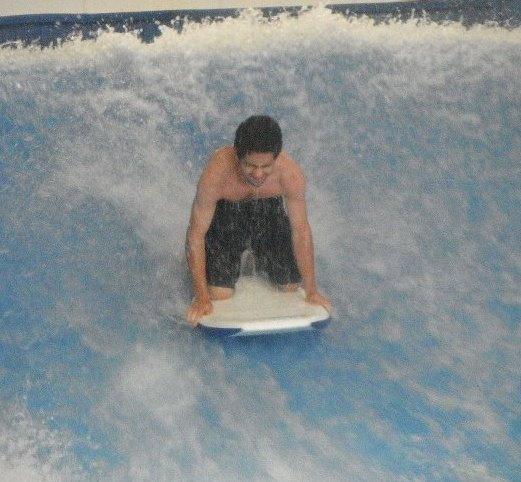
%> input picture lab3_hybrid/Hibrido/Hibrido2/Imagen3.bmp, 521 x 482 px
$ octave GenerarHibrido.m   (GNU Octave 9; MATLAB toolbox functions it lacks are replaced by stand-ins)
%> lines starting %> are read from the running program, lines starting %| are printed output that depends on the picture
close all
clear all
clc

addpath(genpath('data.tar')) % Agrega la carpeta
I1=imread('Imagen3.bmp'); % Imagen 1
%> I1 is the input picture: size 482x521x3 uint8; mean R, G, B 134.9, 142.8, 145.2
[M1, N1, ~]=size(I1);
%> M1 = 482; N1 = 521
I2=imread('Imagen4.bmp'); % Imagen 2
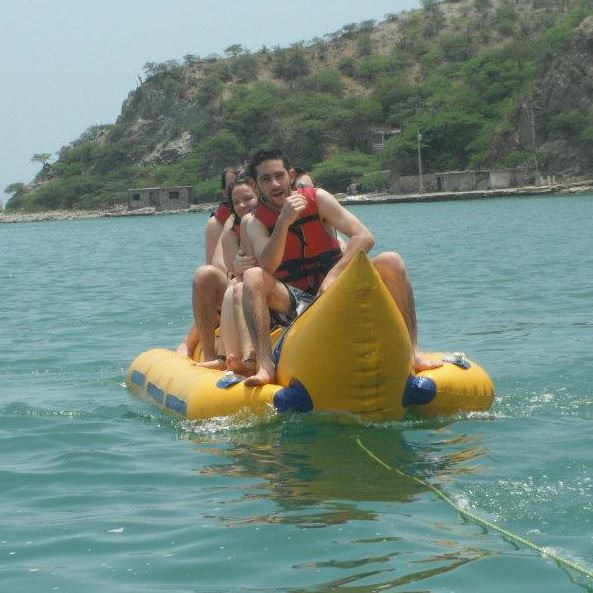
%> input picture lab3_hybrid/Hibrido/Hibrido2/Imagen4.bmp, 593 x 593 px
%> I2 is the input picture: size 593x593x3 uint8; mean R, G, B 117.3, 137.7, 128
[M2, N2, ~]=size(I2);
%> M2 = 593; N2 = 593
if M1>M2
   I1=imresize(I1, [M2, N2]);
else
    I2=imresize(I2, [M1, N1]);
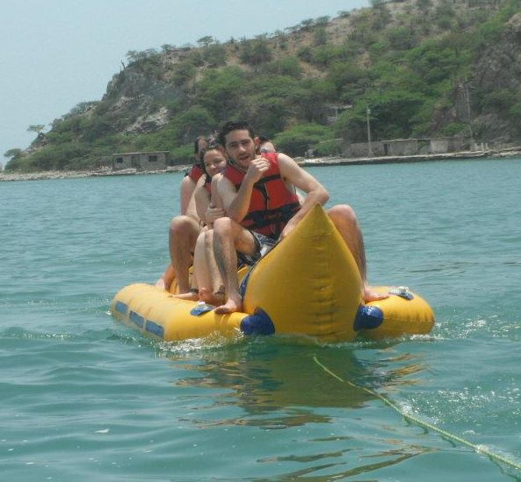
%> I2: size 482x521x3 uint8; mean R, G, B 117.3, 137.7, 128
end
corte1=17; % Par醡etro imagen 1
corte2=17; % Par醡etro imagen 2
tamano=31; % Tama駉 filtro
filtro1=fspecial('gaussian',tamano, corte1); % Filtro 1
filtro2=fspecial('gaussian',tamano, corte2); % Filtro 2
I1filt=imfilter(I1,filtro1); % Imagen 1 filtrada
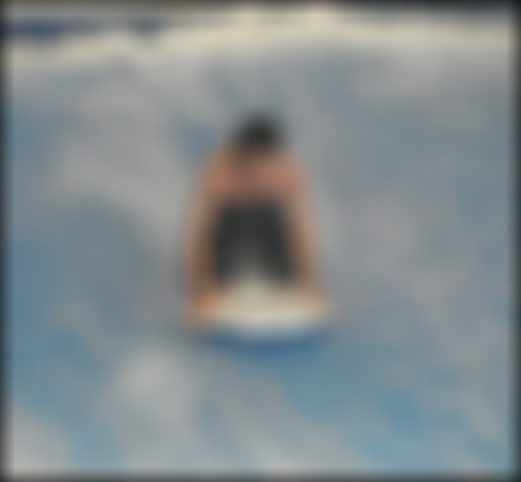
%> I1filt: size 482x521x3 uint8; mean R, G, B 130.8, 138.5, 140.8
I2filt=I2-imfilter(I2,filtro2); % Imagen 2 filtrada
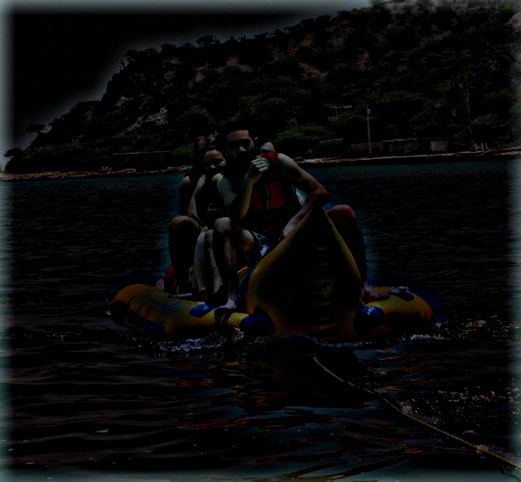
%> I2filt: size 482x521x3 uint8; mean R, G, B 9.3, 9.8, 9.9
%imshow(I1filt);
%figure, imshow(I2filt);

%Im醙en h韇rida
H=I1filt+I2filt;
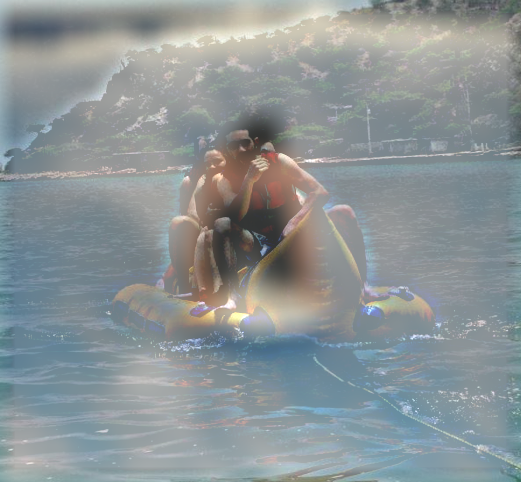
%> H: size 482x521x3 uint8; mean R, G, B 140.1, 148.3, 150.8

%Pir醡ide
H1 = impyramid(H, 'reduce');
H2 = impyramid(H1, 'reduce');
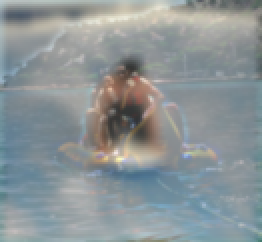
%> H2: size 121x131x3 uint8 (shown 2 times larger); mean R, G, B 140.1, 148.4, 150.8
H3 = impyramid(H2, 'reduce');
H4 = impyramid(H3, 'reduce');
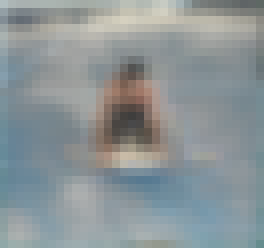
%> H4: size 31x33x3 uint8 (shown 8 times larger); mean R, G, B 140.2, 148.9, 151.2

%Visualizaci髇
figure, imshow(H)
figure, imshow(H1)
figure, imshow(H2)
figure, imshow(H3)
figure, imshow(H4)

imwrite(H, 'Hibrida.jpg');
imwrite(H1, 'Piramide1.jpg');
imwrite(H2, 'Piramide2.jpg');
imwrite(H3, 'Piramide3.jpg');
imwrite(H4, 'Piramide4.jpg');
